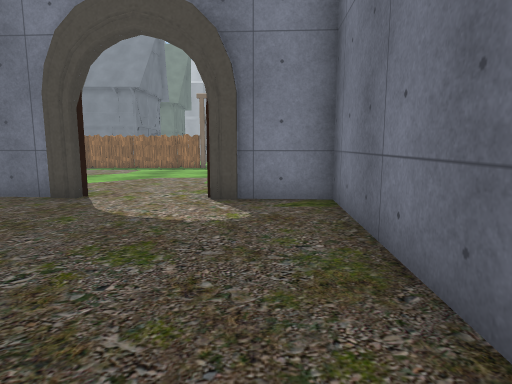
[1] (above)

23 first-person views from a walk through a scene from a Unity 3-D project. The camera is 1.2 m above the floor, tilts 8° down and sees 75° across. The floor is counted in squares, 1 m on a side. Each view is taken from the middle of a square. On the plan, view 1 faces up. The plan holds only what a view shows up to about 14 squares ahead; the rest is blank. The place goes on beyond the plan. The player is left out. Some animated figures are not drawn. Some surface patterns are stand-ins.

[2]
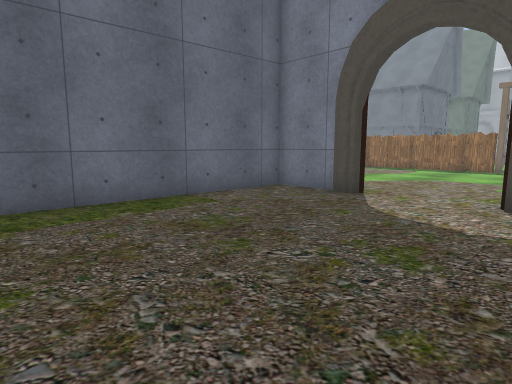

[3]
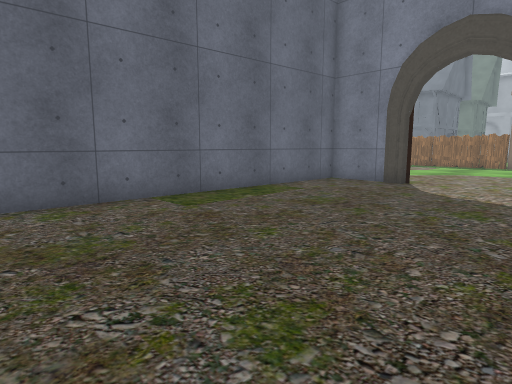

[4]
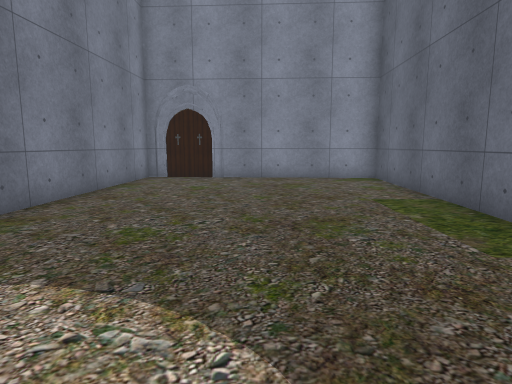

[5]
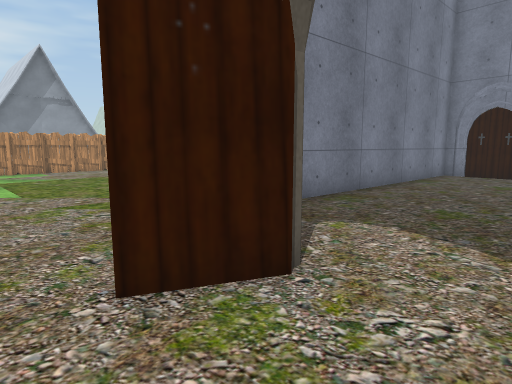

[6]
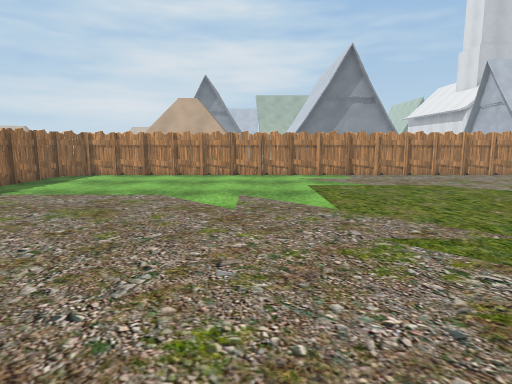

[7]
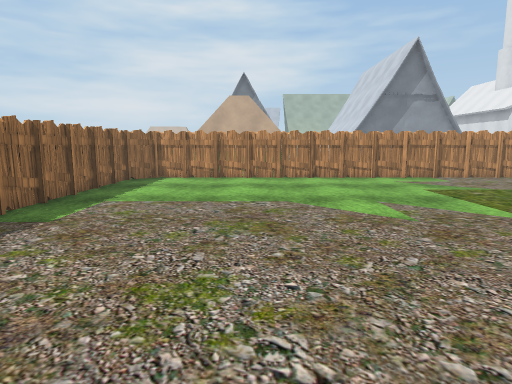

[8]
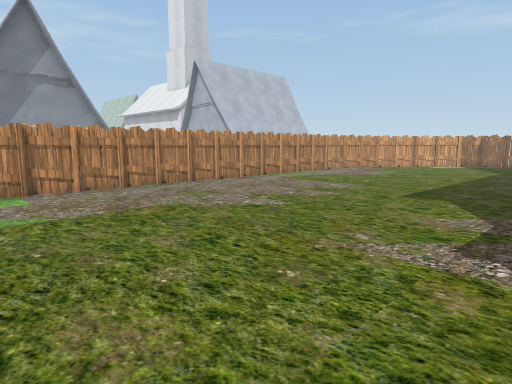

[9]
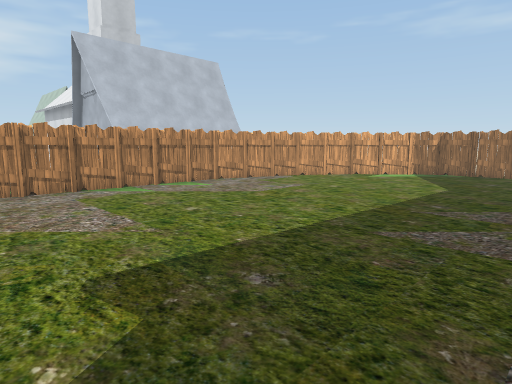

[10]
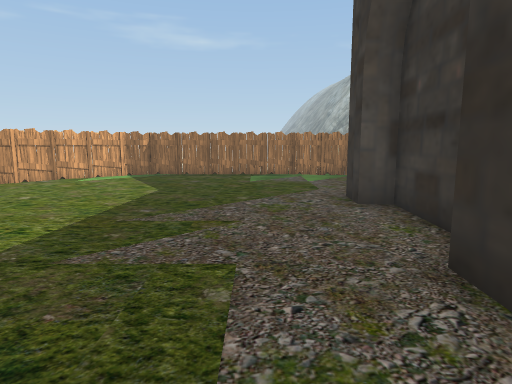

[11]
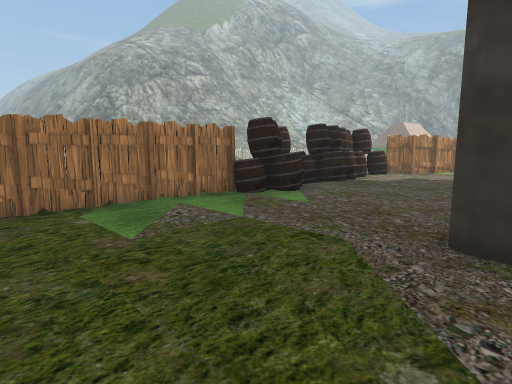

[12]
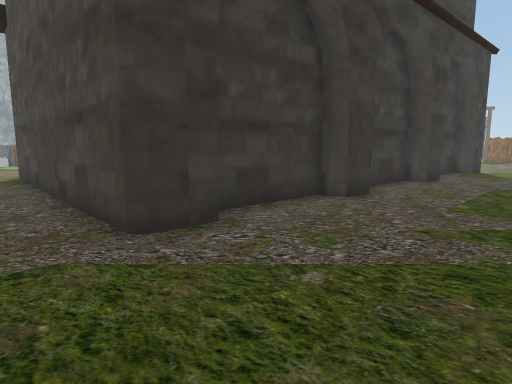

[13]
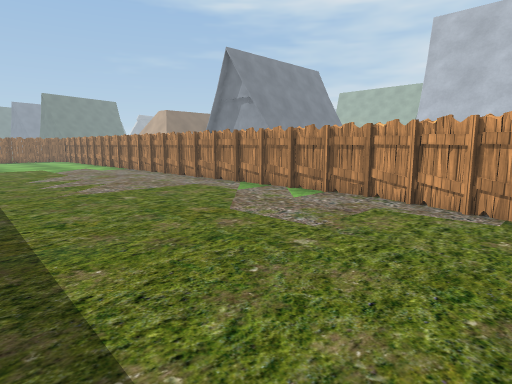

[14]
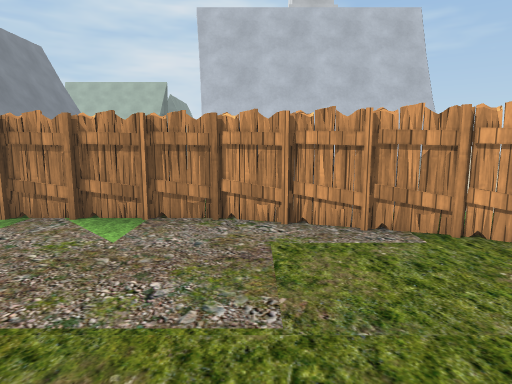

[15]
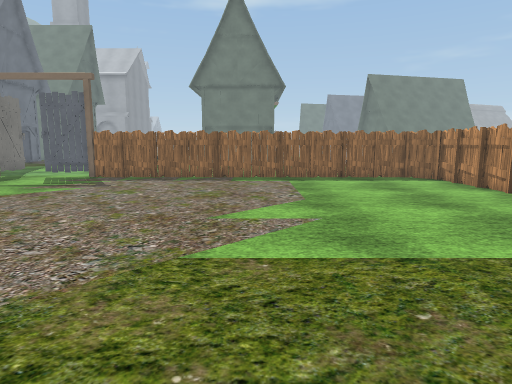

[16]
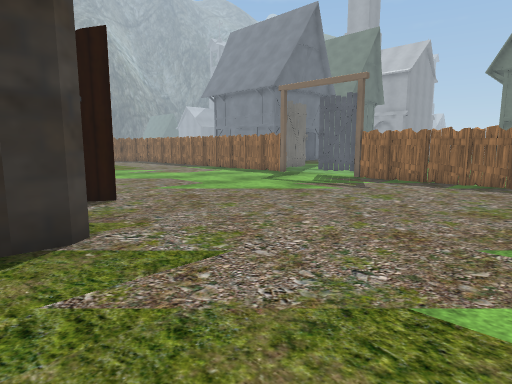

[17]
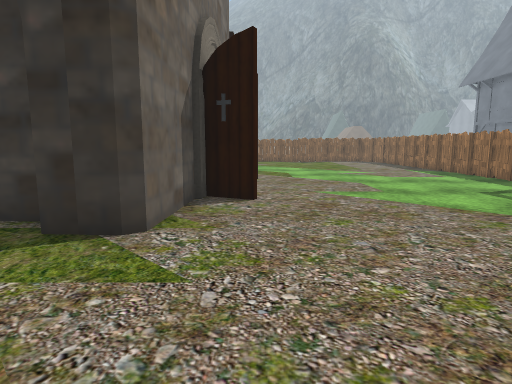

[18]
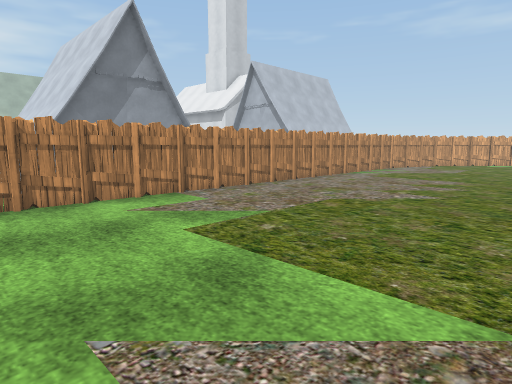

[19]
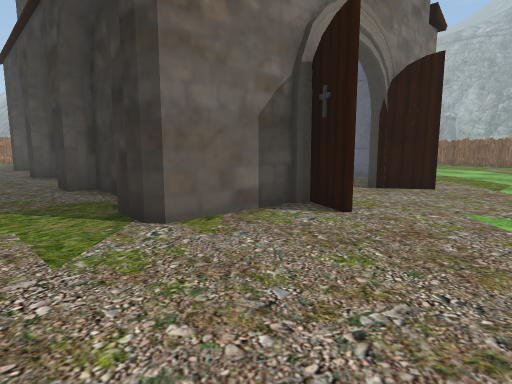

[20]
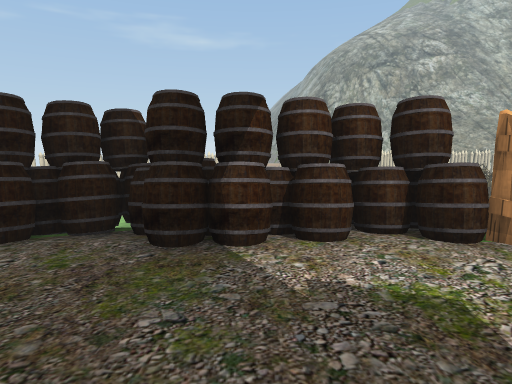

[21]
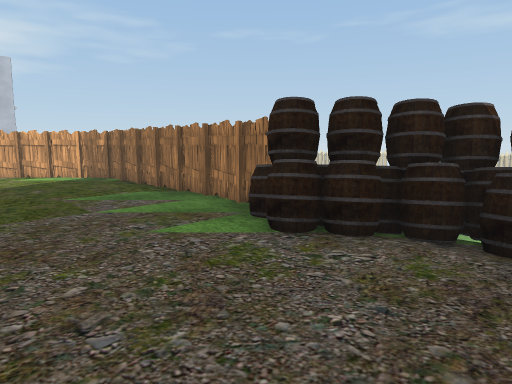

[22]
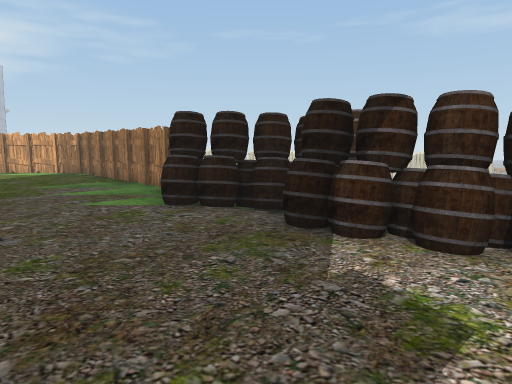

[23]
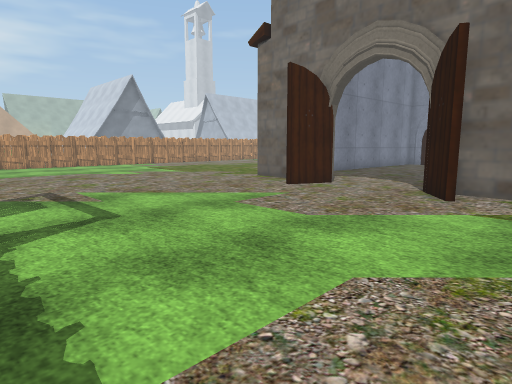

### Floor plan
Points are (right, up) in squares from view 1. A wall is a line through its corners. A room is listed if a view was taken in it or the views show most of it. See-through windows are left out.
Room 1 (views 1, 2, 3, 4)
walls: (-3.9, 7.6) (-6.8, 7.8) (-7.4, -4.2) (1.1, -4.7) (1.7, 7.3) (-0.8, 7.5); (-0.4, 7.4) (-1.3, 7.3) (-0.4, 9.1)
ways out: opening at (-2.5, 8.5) to room 2
Room 2 (views 5, 6, 7, 8, 9, 10, 11, 12, 13, 14, 15, 16, 17, 18, 19, 20, 21, 22, 23)
walls: (2.4, 2.5) (2.3, 1.5); (1.6, 1.5) (1.5, -0.9); (2.7, 7.5) (2.6, 6.1); (1.9, 6.1) (1.7, 2.5); (1.3, -2.1) (2.2, -2.1) (2.1, -3.2) (1.4, -3.1) (1.2, -6.7) (1.9, -6.7) (1.8, -8.1) (-7.6, -7.6); (-0.9, 7.6) (2.4, 7.5) (2.7, 7.2); (-4.9, 9.1) (-3.9, 7.6); (-5.9, 7.9) (-4.7, 7.8)
ways out: opening at (-2.5, 8.5) to room 1
objects: other object (-7, -15); barrel (-7, -14); barrel (-7, -13); barrel (-6, -15); barrel (-6, -14) to (-6, -13); barrel (-5, -14); barrel (-5, -13); barrel (-4, -16); other object (-4, -15); barrel (-4, -14) to (-4, -13); barrel (-3, -16) to (-2, -16); barrel (-3, -15); barrel (-3, -14); gate (-3, 17); barrel (-2, -15); barrel (-2, -14); barrel (-2, -13); barrel (-1, -14); barrel (-1, -13) to (-1, -12); barrel (0, -14) to (0, -13); fence (1, -14); fence (1, 17) to (2, 17); fence (2, -14); fence (3, -14); fence (3, 17); fence (4, -14); fence (4, 17); fence (5, -14) to (6, -14); fence (5, 17); fence (6, 17) to (7, 17); fence (7, -14); fence (8, -14); fence (8, 17); fence (9, -14); fence (9, -13) to (10, -13); fence (9, 17); fence (10, -12) to (11, -12); fence (10, 17); fence (11, -11); fence (11, 17); fence (12, -11) to (12, -10); fence (12, -9); fence (12, 17); fence (13, -9) to (13, -8); fence (13, -7); fence (13, -6); fence (13, -5); fence (13, -4); fence (13, -3); fence (13, -2); fence (13, -1) to (13, 0); fence (13, 1); fence (13, 2); fence (13, 3); fence (13, 4); fence (13, 5); fence (13, 6) to (13, 7); fence (13, 8); fence (13, 9); fence (13, 10); fence (13, 11); fence (13, 12); fence (13, 13); fence (13, 14) to (13, 15); fence (13, 16); fence (13, 17)

Where each view was taken, in squares from view 1:
view 1: 0 up, 0 right, facing up
view 2: 0 up, 0 right, facing up-left
view 3: 3 down, 0 right, facing up-left
view 4: 8 up, 3 left, facing down
view 5: 10 up, 3 left, facing down-right
view 6: 10 up, 0 right, facing right
view 7: 13 up, 1 right, facing right
view 8: 8 up, 4 right, facing down-right
view 9: 1 up, 4 right, facing down-right
view 10: 0 up, 4 right, facing down
view 11: 7 down, 6 right, facing down-left
view 12: 10 down, 6 right, facing up-left
view 13: 10 down, 6 right, facing up-right
view 14: 7 down, 8 right, facing right
view 15: 5 up, 7 right, facing up
view 16: 6 up, 7 right, facing up-left
view 17: 9 up, 7 right, facing left
view 18: 11 up, 6 right, facing down-right
view 19: 12 up, 5 right, facing down-left
view 20: 9 down, 5 left, facing down
view 21: 9 down, 4 left, facing down-right
view 22: 9 down, 7 left, facing down-right
view 23: 17 up, 7 left, facing down-right
